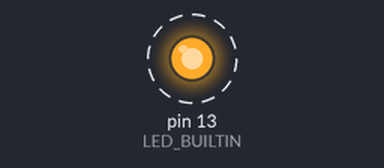
Recording of a sketch running on a simulated Arduino Uno, built with avr-gcc and run on an emulated ATmega328P. Parts: output pins drawn as LEDs (lit = HIGH). Dashed ring = blinking.

Above: at 2.5 s.
Timing chart, 0 to 6.6 s (numbered marks = the images above):
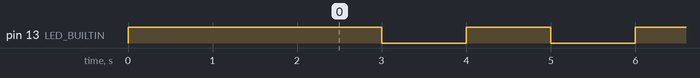

The sketch:

EX.1_LED_BLINK.ino
```cpp
void setup() {
  // put your setup code here, to run once:
pinMode(LED_BUILTIN, OUTPUT);
digitalWrite(LED_BUILTIN,HIGH);
delay(2000);
}

void loop() {

  digitalWrite(LED_BUILTIN,HIGH);
  delay(1000);

  digitalWrite(LED_BUILTIN,LOW);
  delay(1000);


}
```

Measured:
- by itself, pin 13 (LED_BUILTIN): alternates HIGH for 1.0 s and LOW for 1.0 s
